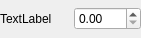
<?xml version="1.0" encoding="UTF-8"?>
<ui version="4.0">
 <class>Form</class>
 <widget class="QWidget" name="Form">
  <property name="geometry">
   <rect>
    <x>0</x>
    <y>0</y>
    <width>141</width>
    <height>38</height>
   </rect>
  </property>
  <property name="sizePolicy">
   <sizepolicy hsizetype="Preferred" vsizetype="Fixed">
    <horstretch>0</horstretch>
    <verstretch>0</verstretch>
   </sizepolicy>
  </property>
  <property name="minimumSize">
   <size>
    <width>0</width>
    <height>38</height>
   </size>
  </property>
  <property name="maximumSize">
   <size>
    <width>16777215</width>
    <height>38</height>
   </size>
  </property>
  <property name="windowTitle">
   <string>Form</string>
  </property>
  <layout class="QHBoxLayout" name="horizontalLayout">
   <property name="margin">
    <number>0</number>
   </property>
   <item>
    <widget class="QLabel" name="label">
     <property name="text">
      <string>TextLabel</string>
     </property>
    </widget>
   </item>
   <item>
    <widget class="QDoubleSpinBox" name="spinBox"/>
   </item>
  </layout>
 </widget>
 <resources/>
 <connections/>
</ui>
